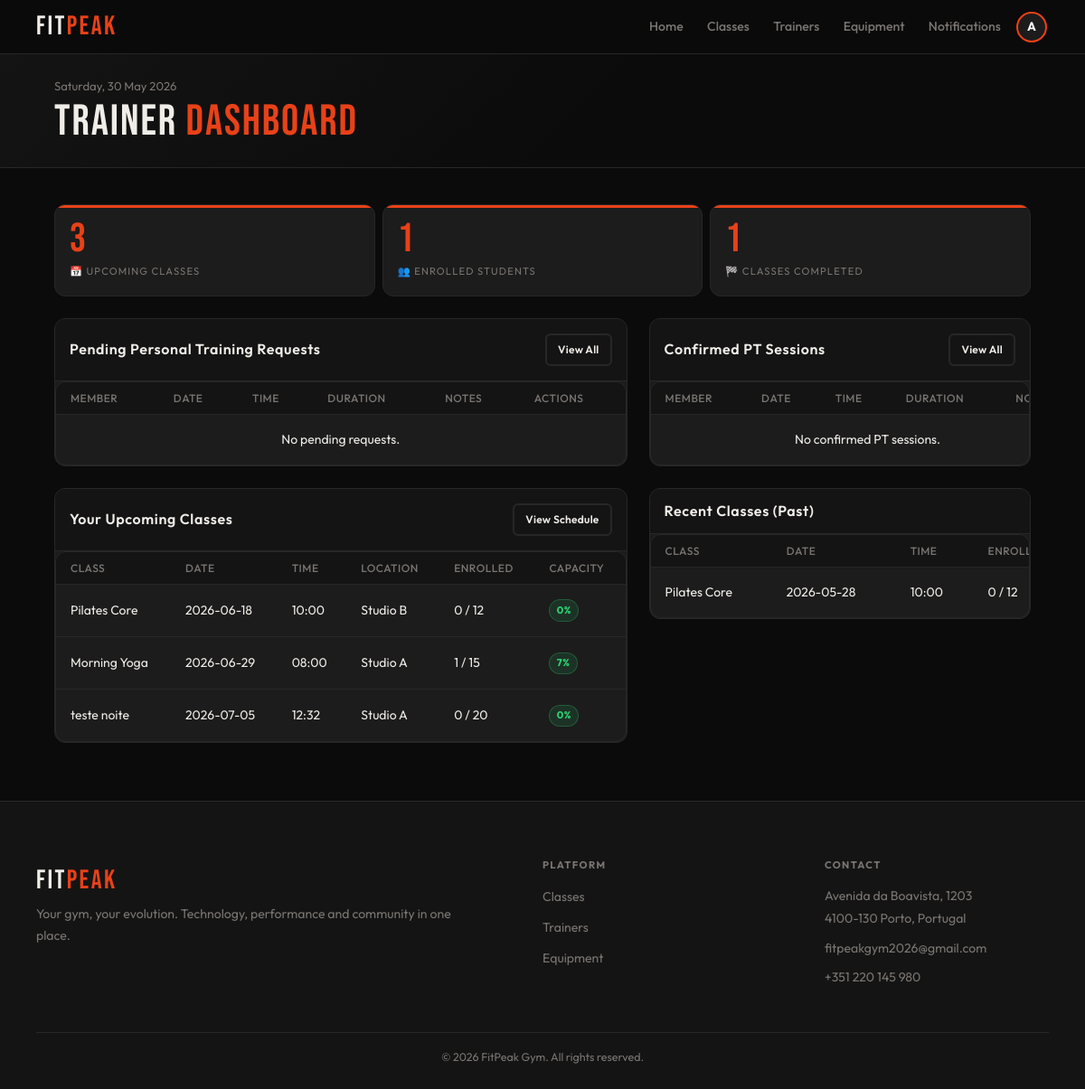
The page /trainer/dashboard.php (signed in) on the database as committed earlier.
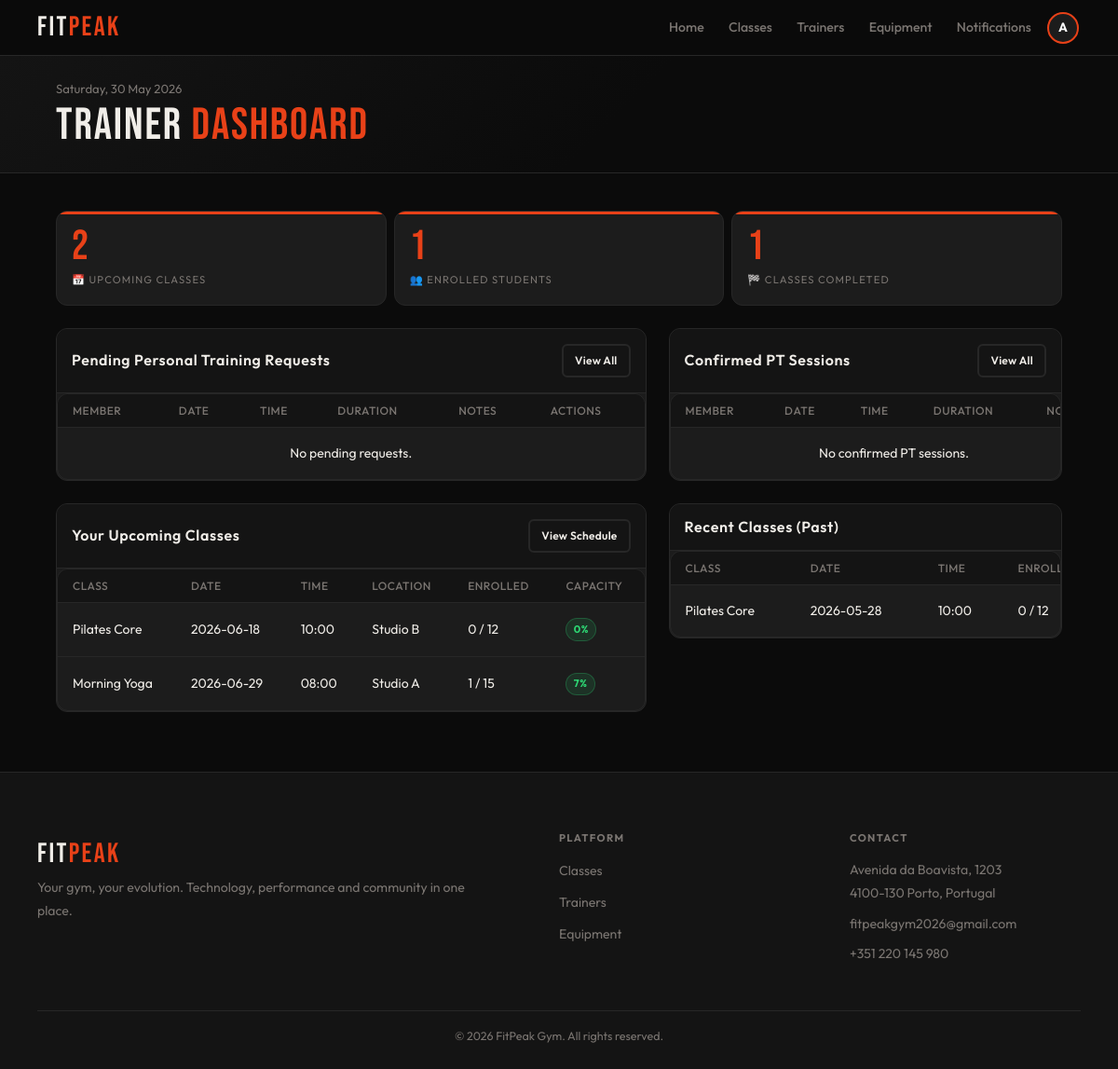
The same page on the database as committed later.
### tables this page shows
CREATE TABLE class_sessions (
    id INTEGER PRIMARY KEY AUTOINCREMENT,
    schedule_id INTEGER NOT NULL,
    session_date DATE NOT NULL,
    status TEXT DEFAULT 'scheduled' CHECK(status IN ('scheduled','cancelled','completed')),
    FOREIGN KEY(schedule_id) REFERENCES class_schedules(id) ON DELETE CASCADE
);

CREATE TABLE class_schedules (
    id INTEGER PRIMARY KEY AUTOINCREMENT,
    class_id INTEGER NOT NULL,
    trainer_id INTEGER,
    day_of_week TEXT NOT NULL,   -- Monday, Tuesday, etc.
    start_time TEXT NOT NULL,
    location TEXT NOT NULL DEFAULT 'Studio A',
    capacity INTEGER NOT NULL DEFAULT 20,
    duration_min INTEGER NOT NULL DEFAULT 60,
    FOREIGN KEY(class_id) REFERENCES classes(id) ON DELETE CASCADE,
    FOREIGN KEY(trainer_id) REFERENCES users(id) ON DELETE SET NULL
);

### db/trainers.php (called while the page is built, shortened)
<?php
function getTrainerStats($pdo, $trainerId) {
    $stmt = $pdo->prepare("
        SELECT COUNT(DISTINCT sess.id)
        FROM class_sessions sess
        JOIN class_schedules cs ON sess.schedule_id = cs.id
        WHERE cs.trainer_id = ? AND sess.session_date >= date('now') AND sess.status = 'scheduled'
    ");
    $stmt->execute([$trainerId]);
    $upcoming = (int)$stmt->fetchColumn();
    $stmt = $pdo->prepare("
        SELECT COUNT(DISTINCT e.member_id)
        FROM enrollments e
        JOIN class_sessions sess ON e.session_id = sess.id
        JOIN class_schedules cs ON sess.schedule_id = cs.id
        WHERE cs.trainer_id = ? AND sess.session_date >= date('now') AND e.status = 'enrolled'
    ");
    $stmt->execute([$trainerId]);
    $students = (int)$stmt->fetchColumn();
    $stmt = $pdo->prepare("
        SELECT COUNT(DISTINCT sess.id)
        FROM class_sessions sess
        JOIN class_schedules cs ON sess.schedule_id = cs.id
        WHERE cs.trainer_id = ? AND sess.session_date < date('now')
    ");
    $stmt->execute([$trainerId]);
    $past = (int)$stmt->fetchColumn();
    return [
        'upcoming' => $upcoming,
        'students' => $students,
        'past' => $past
    ];
}
function getTrainerUpcomingClasses($pdo, $trainerId, $limit = 10) {
    $sql = "
        SELECT
            cs.id as schedule_id,
            c.name as class_name,
            cs.day_of_week,
            cs.start_time,
            cs.location,
            cs.duration_min,
            sess.session_date,
            sess.id as session_id,
            (SELECT COUNT(*) FROM enrollments e WHERE e.session_id = sess.id AND e.status = 'enrolled') as enrolled_count,
            cs.capacity
        FROM class_schedules cs
        JOIN classes c ON cs.class_id = c.id
        JOIN class_sessions sess ON sess.schedule_id = cs.id
        WHERE cs.trainer_id = ? AND sess.session_date >= date('now') AND sess.status = 'scheduled'
        ORDER BY sess.session_date ASC, cs.start_time ASC
        LIMIT ?
    ";
    $stmt = $pdo->prepare($sql);
    $stmt->execute([$trainerId, $limit]);
    return $stmt->fetchAll(PDO::FETCH_ASSOC);
}
function getTrainerPastClasses($pdo, $trainerId, $limit = 10) {
    $sql = "
        SELECT
            c.name as class_name,
            cs.day_of_week,
            cs.start_time,
            sess.session_date,
            sess.id as session_id,
            (SELECT COUNT(*) FROM enrollments e WHERE e.session_id = sess.id AND e.status = 'enrolled') as enrolled_count,
            cs.capacity
        FROM class_schedules cs
        JOIN classes c ON cs.class_id = c.id
        JOIN class_sessions sess ON sess.schedule_id = cs.id
        WHERE cs.trainer_id = ? AND sess.session_date < date('now')
        ORDER BY sess.session_date DESC
        LIMIT ?
    ";
    $stmt = $pdo->prepare($sql);
    $stmt->execute([$trainerId, $limit]);
    return $stmt->fetchAll(PDO::FETCH_ASSOC);
}
?>

### trainer/dashboard.php (the view, shortened to what the rows shown need)
<?php
require_once '../includes/header.php';
require_once '../includes/footer.php';
require_once '../db/trainers.php';
$pdo = getDatabaseConnection();
$trainerId = (int)$_SESSION['user_id'];
$stats = getTrainerStats($pdo, $trainerId);
$upcomingClasses = getTrainerUpcomingClasses($pdo, $trainerId, 10);
$pastClasses = getTrainerPastClasses($pdo, $trainerId, 10);
?>
<main class="main">
    <header class="dash-header">
        <div class="dashboard-header">
            <div class="dash-top">
                <div>
                    <h1 class="dash-h1">Trainer <span>Dashboard</span></h1>
                </div>
            </div>
        </div>
    </header>
    <div class="dashboard-content">
        <div class="dash-layout">
            <div class="dash-col">
                <div class="card">
                    <div class="card-head">
                        <h2 class="card-title">Pending Personal Training Requests</h2>
                    </div>
                    <div class="table-wrap">
                        <table class="table">
                            <thead>
                                <tr>
                                    <th>Member</th>
                                    <th>Date</th>
                                    <th>Time</th>
                                    <th>Duration</th>
                                    <th>Notes</th>
                                    <th>Actions</th>
                                </tr>
                            </thead>
                        </table>
                    </div>
                </div>
                <div class="card">
                    <div class="card-head">
                        <h2 class="card-title">Your Upcoming Classes</h2>
                    </div>
                    <div class="table-wrap">
                        <table class="table">
                            <thead>
                                <tr>
                                    <th>Class</th>
                                    <th>Date</th>
                                    <th>Time</th>
                                    <th>Location</th>
                                    <th>Enrolled</th>
                                    <th>Capacity</th>
                                </tr>
                            </thead>
                            <tbody>
                                <?php if (empty($upcomingClasses)): ?>
                                    <tr><td colspan="6" class="center-text">No upcoming classes assigned.</td></tr>
                                <?php else: ?>
                                    <?php foreach ($upcomingClasses as $class): ?>
                                        <?php
                                        $percent = $class['capacity'] > 0
                                            ? round(($class['enrolled_count'] / $class['capacity']) * 100)
                                            : 0;
                                        ?>
                                        <tr>
                                            <td><?= htmlspecialchars($class['class_name']) ?></td>
                                            <td><?= htmlspecialchars($class['session_date']) ?></td>
                                            <td><?= htmlspecialchars($class['start_time']) ?></td>
                                            <td><?= htmlspecialchars($class['location']) ?></td>
                                            <td><?= (int)$class['enrolled_count'] ?> / <?= (int)$class['capacity'] ?></td>
                                            <td>
                                                <span class="badge badge-<?= $percent >= 100 ? 'danger' : ($percent >= 80 ? 'warning' : 'success') ?>">
                                                    <?= $percent ?>%
                                                </span>
                                            </td>
                                        </tr>
                                    <?php endforeach; ?>
                                <?php endif; ?>
                            </tbody>
                        </table>
                    </div>
                </div>
            </div>
            <div class="dash-col">
                <div class="card">
                    <div class="card-head">
                        <h2 class="card-title">Confirmed PT Sessions</h2>
                    </div>
                    <div class="table-wrap">
                        <table class="table">
                            <thead>
                                <tr>
                                    <th>Member</th>
                                    <th>Date</th>
                                    <th>Time</th>
                                    <th>Duration</th>
                                    <th>Notes</th>
                                </tr>
                            </thead>
                        </table>
                    </div>
                </div>
                <div class="card">
                    <div class="card-head">
                        <h2 class="card-title">Recent Classes (Past)</h2>
                    </div>
                    <div class="table-wrap">
                        <table class="table">
                            <thead>
                                <tr>
                                    <th>Class</th>
                                    <th>Date</th>
                                    <th>Time</th>
                                    <th>Enrolled</th>
                                </tr>
                            </thead>
                            <tbody>
                                <?php if (empty($pastClasses)): ?>
                                    <tr><td colspan="4" class="center-text">No past classes yet.</td></tr>
                                <?php else: ?>
                                    <?php foreach ($pastClasses as $class): ?>
                                        <tr>
                                            <td><?= htmlspecialchars($class['class_name']) ?></td>
                                            <td><?= htmlspecialchars($class['session_date']) ?></td>
                                            <td><?= htmlspecialchars($class['start_time']) ?></td>
                                            <td><?= (int)$class['enrolled_count'] ?> / <?= (int)$class['capacity'] ?></td>
                                        </tr>
                                    <?php endforeach; ?>
                                <?php endif; ?>
                            </tbody>
                        </table>
                    </div>
                </div>
            </div>
        </div>
    </div>
</main>

Rows that differ between the two databases and show on the page:
no longer on this page (row edited): class_sessions: class_name "teste noite", session_date "2026-07-05", schedule.start_time "12:32", schedule.location "Studio A", enrolled_count "0", schedule.capacity "20", percent "0", shown under "Your Upcoming Classes"
Other text that changed with them:
$stats['upcoming']: "3" → "2"
